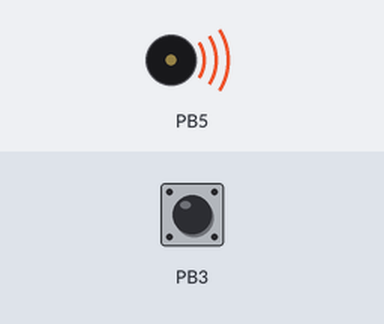
This sketch was run on a simulated ATtiny85, built with avr-gcc and run on an emulated ATtiny85. Shown: buzzer (waves = sounding). The test bench sets the inputs (shaded band); at power-on: PB3 HIGH. Random numbers use the default seed unless the sketch sets one.

Above: at 0.2 s.
Timing chart, 0 to 0.7 s (numbered marks = the images above):
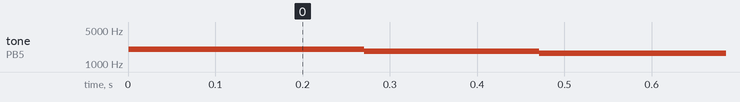

Measured:
- by itself, tone on PB5: silent → 2000 Hz at 0.00 s, → 1818 Hz 0.27 s later, → 1652 Hz 0.20 s later

The sketch:

Dual_Dice.ino
```cpp
#include <avr/sleep.h>
#include <avr/interrupt.h>
uint8_t dice1;
uint8_t dice2;
uint8_t sensorState;
unsigned long startTime = millis();
unsigned long actualTime;
uint8_t seconds;

void setup() {
  // put your setup code here, to run once:
  pinMode(3, INPUT);
  digitalWrite(3, HIGH);
  pinMode(5, OUTPUT);
  sensorState = LOW;
  dice1 = random(1,7);
  dice2 = random(1,7);
}

void loop() {
  actualTime=millis();
  randomSeed(actualTime);
  if (sensorState == LOW) {
    if (actualTime - startTime > 999 ) {
      startTime = actualTime;
      seconds ++;
      if (seconds > 10) {
        go_to_sleep();
      }
    }
    for(int k=0;k<400;k++) {
      sensorState = digitalRead(3);
      tone(5, 2000);
      for (int i=0; i<=8; i++) {
        all_Input();
        ShowDice(i);
      }
    }
    dice1 = random(1,7);
    dice2 = random(1,7);
    noTone(5);
  }
  else {
    int t=400;
    int f=2000;
    for (int n=0; n<=6; n++){
      tone(5, f);
      dice1 = random(1,7);
      dice2 = random(1,7);
      for(int k=0;k<t;k++) {
        for (int i=0; i<=7; i++) {
          all_Input();
          ShowDice(i);
        }
      }
      t=t*1.5;
      f=f/1.1;
    }
    dice1 = random(1,7);
    dice2 = random(1,7);
    tone(5, 800,500);
    for(int k=0; k<32000; k++) {
      for (int i=0; i<=7; i++) {
        all_Input();
        ShowDice(i);
      }
    }
    sensorState = LOW;
    startTime = millis();
    seconds = 0;
  }
}

void all_Input () {
  pinMode(0, INPUT);
  pinMode(1, INPUT);
  pinMode(2, INPUT);
  pinMode(4, INPUT);
}

void go_to_sleep() {
  all_Input();
  sleep();
  seconds = 0;
  startTime = millis();
  sensorState = LOW;
  for(int k=0; k<10000; k++) {
    dice1 = 1;
    dice2 = 1;
    for (int i=0; i<=7; i++) {
      all_Input();
      ShowDice(i);
    }
  }
}

void sleep() {
  GIMSK |= _BV(PCIE);                     // Enable Pin Change Interrupts
  PCMSK |= _BV(PCINT3);                   // Use PB3 as interrupt pin
  ADCSRA &= ~_BV(ADEN);                   // ADC off
  set_sleep_mode(SLEEP_MODE_PWR_DOWN);    // replaces above statement

  sleep_enable();                         // Sets the Sleep Enable bit in the MCUCR Register (SE BIT)
  sei();                                  // Enable interrupts
  sleep_cpu();                            // sleep

  cli();                                  // Disable interrupts
  PCMSK &= ~_BV(PCINT3);                  // Turn off PB3 as interrupt pin
  sleep_disable();                        // Clear SE bit
  ADCSRA |= _BV(ADEN);                    // ADC on
  sei();                                  // Enable interrupts
}

void ShowDice(int group) {
  switch(group) {
  //Dice1
  case 0:
    if (dice1 == 1 || dice1 == 3 || dice1 == 5) {
      pinMode(0, OUTPUT);
      digitalWrite(0, HIGH);
    }
    break;
  case 1:
    if (dice1 == 2 || dice1 == 3 || dice1 == 4 || dice1 == 5 || dice1 == 6) {
      pinMode(0, OUTPUT);
      digitalWrite(0, LOW);
    }
    break;
  case 2:
    if (dice1 == 4 || dice1 == 5 || dice1 == 6) {
      pinMode(1, OUTPUT);
      digitalWrite(1, HIGH);
    }
    break;
  case 3:
    if (dice1 == 6) {
      pinMode(1, OUTPUT);
      digitalWrite(1, LOW);
    }
    break;

    //Dice2
  case 4:
    if (dice2 == 1 || dice2 == 3 || dice2 == 5) {
      pinMode(2, OUTPUT);
      digitalWrite(2, HIGH);
    }
    break;
  case 5:
    if (dice2 == 2 || dice2 == 3 || dice2 == 4 || dice2 == 5 || dice2 == 6) {
      pinMode(2, OUTPUT);
      digitalWrite(2, LOW);
    }
    break;
  case 6:
    if (dice2 == 4 || dice2 == 5 || dice2 == 6) {
      pinMode(4, OUTPUT);
      digitalWrite(4, HIGH);
    }
    break;
  case 7:
    if (dice2 == 6) {
      pinMode(4, OUTPUT);
      digitalWrite(4, LOW);
    }
    break;
  }
}
```
